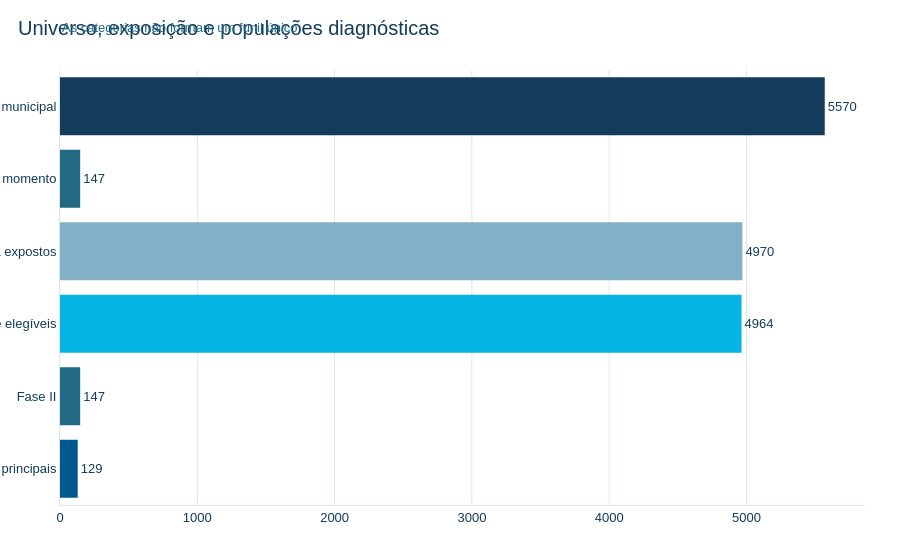

Notebook code cell kept with this figure:
### Markdown cell above
## 3. Universo e população

A construção abaixo separa exposição observada, elegibilidade estrutural de controles e candidatos principais. Os candidatos são uma população diagnóstica: **129 não é uma amostra causal final**.

### Code cell
municipios = painel.groupby('codigo_municipio_ibge', as_index=False).first()
populacao = pd.DataFrame({
    'etapa': ['Universo municipal', 'Expostos em algum momento', 'Nunca expostos', 'Controles estruturalmente elegíveis', 'Fase II', 'Candidatos principais'],
    'n_municipios': [
        municipios['codigo_municipio_ibge'].nunique(),
        municipios.loc[municipios['ever_treated'] == True, 'codigo_municipio_ibge'].nunique(),
        municipios.loc[municipios['sem_exposicao_observada_2007_2019'], 'codigo_municipio_ibge'].nunique(),
        municipios.loc[municipios['fl_elegivel_controle_candidato'], 'codigo_municipio_ibge'].nunique(),
        municipios.loc[municipios['fase_ii'] == True, 'codigo_municipio_ibge'].nunique(),
        municipios.loc[municipios['candidato_amostra_principal'] == True, 'codigo_municipio_ibge'].nunique(),
    ],
})
display(estilizar_tabela_ipt(populacao))
cores_populacao = [CORES_IPT['AZUL_ESCURO'], CORES_IPT['AZUL_MEDIO'], CORES_IPT['AZUL_CLARO'], CORES_IPT['CIANO'], CORES_IPT['AZUL_MEDIO'], CORES_IPT['AZUL_PRINCIPAL']]
fig = go.Figure(go.Bar(
    y=populacao['etapa'][::-1], x=populacao['n_municipios'][::-1], orientation='h',
    marker_color=cores_populacao[::-1], text=populacao['n_municipios'][::-1], textposition='outside',
    hovertemplate='<b>%{y}</b><br>%{x:,.0f} municípios<extra></extra>',
))
aplicar_tema_ipt(fig, titulo='Universo, exposição e populações diagnósticas')
fig.update_layout(showlegend=False)
fig.update_yaxes(showgrid=False)
fig.add_annotation(text='As categorias não formam um funil único', xref='paper', yref='paper', x=0, y=1.12, showarrow=False, font={'color': CORES_IPT['AZUL_MEDIO']})
salvar_figura_ipt(fig, FIGURES / '01_funil_populacao.png')
fig.show()

### Figure 1 — Plotly figure (JSON) as saved in the notebook; plotly's stock layout.template omitted (floating-point values rounded to 4 significant figures)
{"data": [{"hovertemplate": "<b>%{y}</b><br>%{x:,.0f} municípios<extra></extra>", "marker": {"color": ["#00598E", "#226986", "#04B4E3", "#82B0C6", "#226986", "#133C5A"]}, "orientation": "h", "text": [129.0, 147.0, 4964.0, 4970.0, 147.0, 5570.0], "textposition": "outside", "type": "bar", "x": [129, 147, 4964, 4970, 147, 5570], "y": ["Candidatos principais", "Fase II", "Controles estruturalmente elegíveis", "Nunca expostos", "Expostos em algum momento", "Universo municipal"]}], "layout": {"annotations": [{"font": {"color": "#226986"}, "showarrow": false, "text": "As categorias não formam um funil único", "x": 0, "xref": "paper", "y": 1.12, "yref": "paper"}], "font": {"color": "#133C5A", "family": "Arial", "size": 13}, "paper_bgcolor": "#FFFFFF", "plot_bgcolor": "#FFFFFF", "showlegend": false, "title": {"text": "Universo, exposição e populações diagnósticas"}, "yaxis": {"showgrid": false}}}
